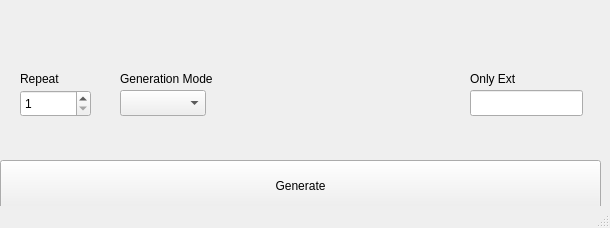
<?xml version="1.0" encoding="UTF-8"?>
<ui version="4.0">
 <class>MainWindow</class>
 <widget class="QMainWindow" name="MainWindow">
  <property name="geometry">
   <rect>
    <x>0</x>
    <y>0</y>
    <width>610</width>
    <height>228</height>
   </rect>
  </property>
  <property name="windowTitle">
   <string>MainWindow</string>
  </property>
  <widget class="QWidget" name="centralwidget">
   <widget class="QPushButton" name="generateButton">
    <property name="geometry">
     <rect>
      <x>0</x>
      <y>160</y>
      <width>601</width>
      <height>51</height>
     </rect>
    </property>
    <property name="text">
     <string>Generate</string>
    </property>
   </widget>
   <widget class="QSpinBox" name="repeatInput">
    <property name="geometry">
     <rect>
      <x>20</x>
      <y>90</y>
      <width>71</width>
      <height>27</height>
     </rect>
    </property>
    <property name="minimum">
     <number>1</number>
    </property>
    <property name="maximum">
     <number>10000</number>
    </property>
   </widget>
   <widget class="QLabel" name="label">
    <property name="geometry">
     <rect>
      <x>20</x>
      <y>70</y>
      <width>66</width>
      <height>18</height>
     </rect>
    </property>
    <property name="text">
     <string>Repeat</string>
    </property>
   </widget>
   <widget class="QComboBox" name="generatonComboBox">
    <property name="geometry">
     <rect>
      <x>120</x>
      <y>90</y>
      <width>86</width>
      <height>26</height>
     </rect>
    </property>
   </widget>
   <widget class="QLabel" name="label_2">
    <property name="geometry">
     <rect>
      <x>120</x>
      <y>70</y>
      <width>121</width>
      <height>18</height>
     </rect>
    </property>
    <property name="text">
     <string>Generation Mode</string>
    </property>
   </widget>
   <widget class="QLineEdit" name="onlyExtInput">
    <property name="geometry">
     <rect>
      <x>470</x>
      <y>90</y>
      <width>113</width>
      <height>26</height>
     </rect>
    </property>
   </widget>
   <widget class="QLabel" name="label_3">
    <property name="geometry">
     <rect>
      <x>470</x>
      <y>70</y>
      <width>121</width>
      <height>18</height>
     </rect>
    </property>
    <property name="text">
     <string>Only Ext</string>
    </property>
   </widget>
  </widget>
  <widget class="QStatusBar" name="statusbar"/>
 </widget>
 <resources/>
 <connections/>
</ui>
